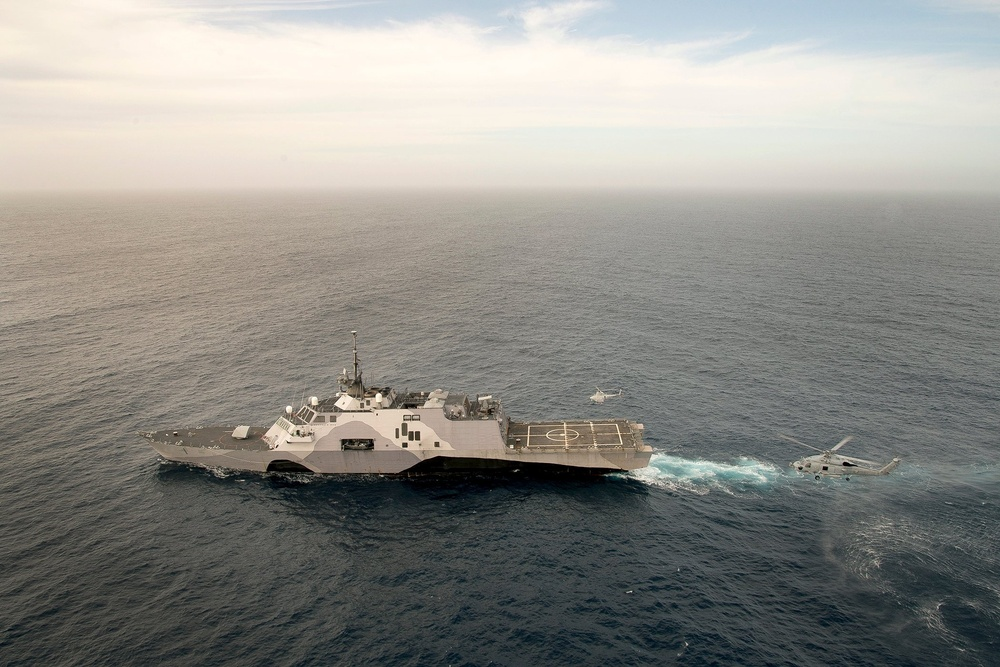
#> input picture newimage.jpg, 1000 x 667 px, shrunk from 2100 x 1400 before the run
$ python image-arithmetic.py --image ../newimage.jpg
#> lines starting #> are read from the running program, lines starting #| are printed output that depends on the picture
# USAGE
# python scripts/image-arithmetic.py -i images/output/uss-freedom-rotate-90cc.jpg

# import necessary packages
import numpy as np
import argparse
import cv2

# construct the argument parser
ap = argparse.ArgumentParser()
ap.add_argument("-i", "--image", required=True, # single switch image path to image on disk
                help="path to input image")
args = vars(ap.parse_args())

# load and display original
image = cv2.imread(args["image"]) # load image from disk
#> image is the input picture: shape (667, 1000, 3); mean B, G, R 137.2, 142.5, 143.2
cv2.imshow("Original", image)

# lighten, save
M = np.ones(image.shape, dtype="uint8") * 100
added = cv2.add(image, M)
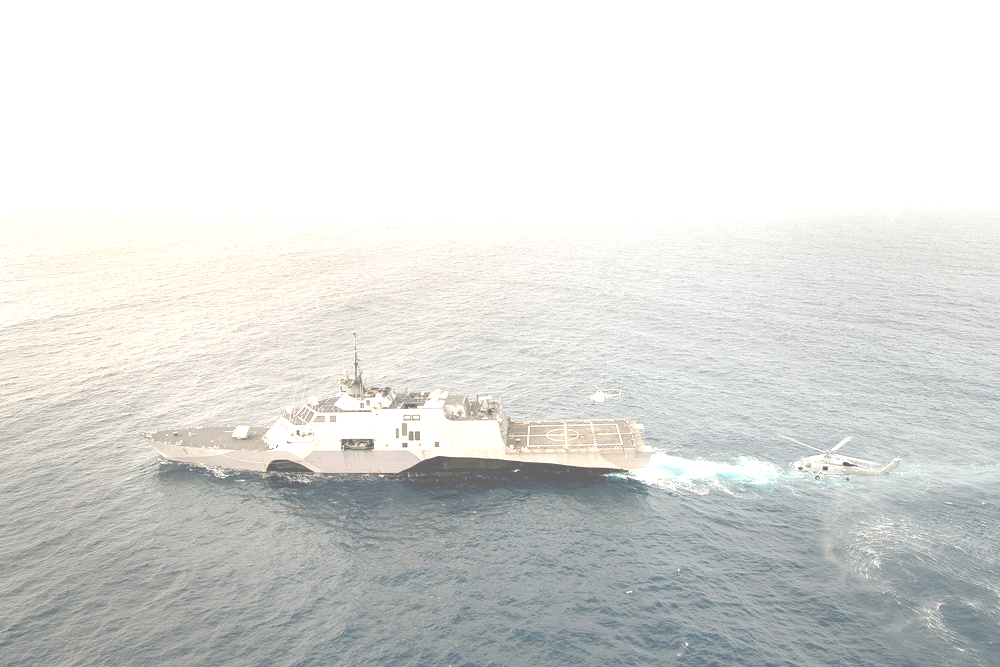
#> added: shape (667, 1000, 3); mean B, G, R 217.1, 219.6, 218.4
cv2.imshow("Lighter", added)
cv2.imwrite("images/output/uss-freedom-rotate-90cc-lt.jpg", added)

# darken, save
M = np.ones(image.shape, dtype="uint8") * 70
subtracted = cv2.subtract(image, M)
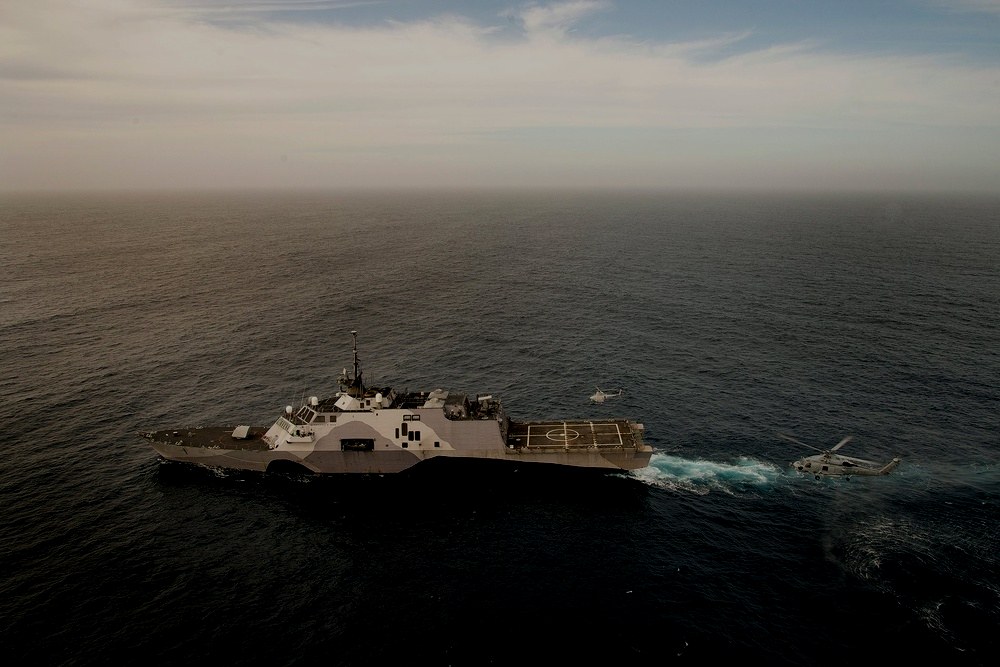
#> subtracted: shape (667, 1000, 3); mean B, G, R 70.6, 76.1, 78.2
cv2.imshow("Darker", subtracted)
cv2.imwrite("images/output/uss-freedom-rotate-90cc-dk.jpg", subtracted)
cv2.waitKey(0)
